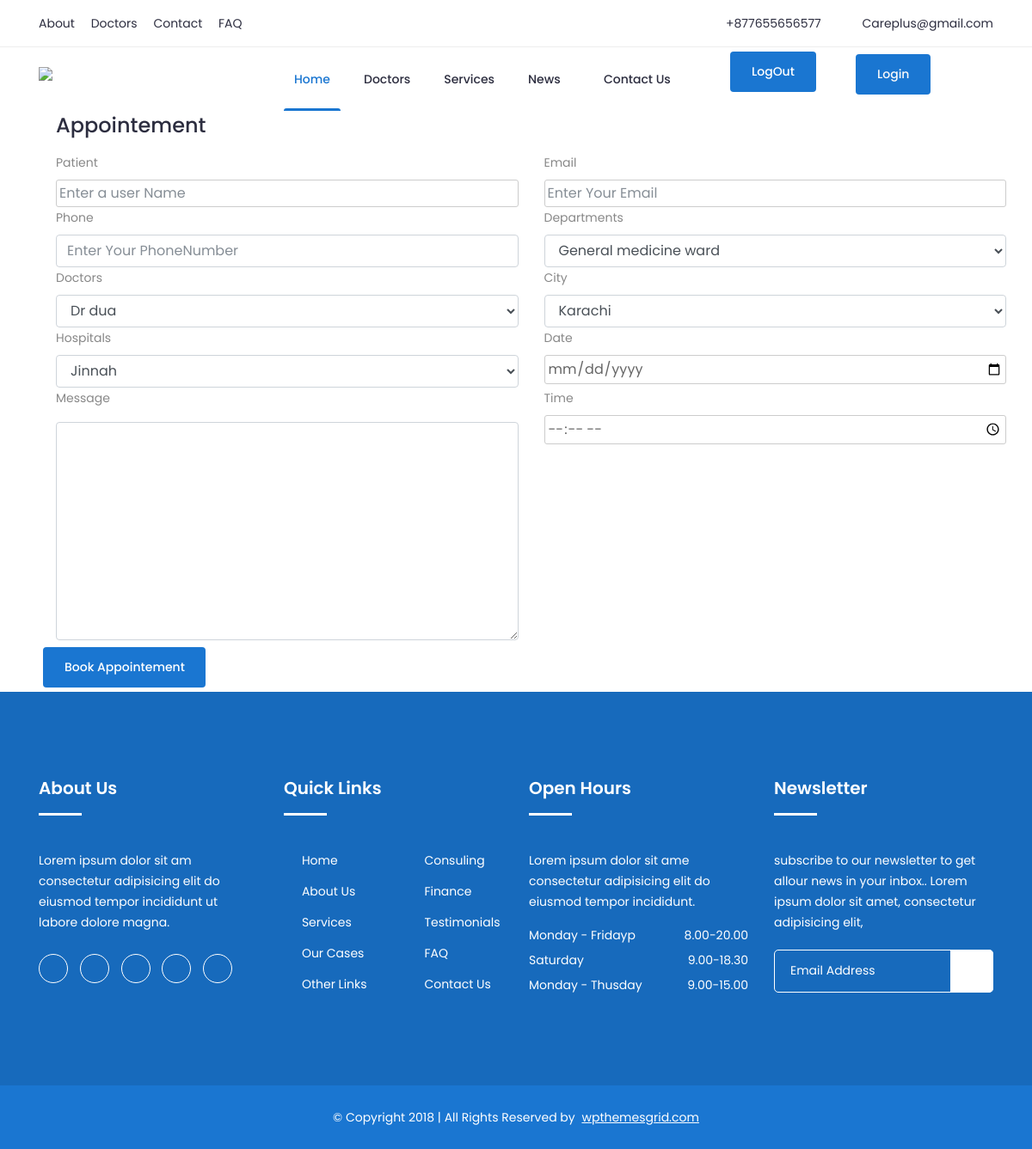
Page /bookappointment.php on the committed database.
### tables this page shows
CREATE TABLE `websiteinformation` (
  `id` int(11) NOT NULL,
  `websitecontactnumber` varchar(100) NOT NULL,
  `email` varchar(100) NOT NULL
);

### bookappointment.php (the view, shortened to what this page needs)
<!DOCTYPE html>
<html lang="en">
<head>
    <?php
include_once("headerstyle.php");
?>
</head>
<body>
<?php
	include_once("headerfront.php");
?>
<div class="container">
<div class="row">
    <div class="container">
    <div class="row" style="margin-left:20px;">
        <h4 class="mb-3">Appointement</h4>
        <form action="#" method="POST" enctype="multipart/form-data" class="needs-validation" novalidate>
          <div class="row g-3">
          <div class="col-sm-6">
              <label for="email" class="form-label">Patient</label>
              <input type="email" class="form-control" name="user" id="user" placeholder="Enter a user Name"  required>
            </div>
            <div class="col-sm-6">
              <label for="email" class="form-label">Email</label>
              <input type="email" class="form-control" name="email" id="email" placeholder="Enter Your Email"  required>
            </div>
            <div class="col-sm-6">
              <label for="phone" class="form-label">Phone</label>
              <input type="phone" class="form-control" name="phone" id="phone" placeholder="Enter Your PhoneNumber"  required>
            </div>
            <div class="col-sm-6">
              <label for="text" class="form-label">Departments</label>
              <select name="department"class="form-control">
                <option value="General medicine ward">General medicine ward</option>
              </select>
            </div>
            <div class="col-sm-6">
              <label for="doctor" class="form-label">Doctors</label>
              <select name="doctor" class="form-control">
                <?php
                $Db = mysqli_connect("localhost", "root", "", "care");
                  $query="SELECT * FROM `doctoraccount`";
                  $reuslt=mysqli_query($Db,$query);
                  if(mysqli_num_rows($reuslt)){
                    while($row=mysqli_fetch_array($reuslt))
                    {
                ?>
                <option value="<?php echo $row[1];?>"><?php echo $row[1];?></option>
                <?php
                  }
                }
                ?>
              </select>
            </div>
            <div class="col-sm-6">
              <label for="text" class="form-label">City</label>
<select name="city"class="form-control" id="">
<?php
 $Db = mysqli_connect("localhost", "root", "", "care");
                  $query="SELECT * FROM `cities`";
                  $reuslt=mysqli_query($Db,$query);
                  if(mysqli_num_rows($reuslt)){
                    while($row=mysqli_fetch_array($reuslt))
                    {
                ?>
                <option value="<?php echo $row[1];?>"><?php echo $row[1];?></option>
                <?php
                  }
                }
                ?>
</select>
            </div>
            <div class="col-sm-6">
              <label for="text" class="form-label">Hospitals</label>
              <select name="hospital"class="form-control" id="">
<?php
 $Db = mysqli_connect("localhost", "root", "", "care");
                  $query="SELECT * FROM `hospitals`";
                  $reuslt=mysqli_query($Db,$query);
                  if(mysqli_num_rows($reuslt)){
                    while($row=mysqli_fetch_array($reuslt))
                    {
                ?>
                <option value="<?php echo $row[1];?>"><?php echo $row[1];?></option>
                <?php
                  }
                }
                ?>
</select>
            </div>
            <div class="col-sm-6">
              <label for="text" class="form-label">Date</label>
              <input type="date" class="form-control" name="date" id="text" placeholder="Date,month,year"  required>
            </div>
            <div class="col-sm-6">
<label for="text" class="form-label form-group">Message</label>
<textarea  name="message"  class="form-control" rows="10"></textarea>
    </div>
<div class="col-sm-6">
              <label for="text" class="form-label">Time</label>
              <input type="time" class="form-control" name="time" id="text" placeholder="Enter a time"  required>
            </div>
          <button class="btn btn-primary float-right col-sm-2 mt-2" style="margin-bottom:5px;" name="submit" type="submit">Book Appointement</button>
        </form>
      </div>
    </div>
</div>
    </div>
<?php
include_once("footerfront.php");
?>
</body>
</html>

### headerfront.php (shortened to what this page needs)
<header class="header" >
			<div class="topbar">
				<div class="container">
					<div class="row">
						<div class="col-lg-6 col-md-5 col-12">
							<ul class="top-link">
								<li><a href="about.php">About</a></li>
								<li><a href="doctortimetable.php">Doctors</a></li>
								<li><a href="contact.php">Contact</a></li>
								<li><a href="ques.php">FAQ</a></li>
							</ul>
						</div>
						<div class="col-lg-6 col-md-7 col-12">
                   <?php
$Db=mysqli_connect("localhost","root","","care");
$Query="SELECT * FROM `websiteinformation`";
$Response=mysqli_query($Db,$Query);
if(mysqli_num_rows($Response)){
    while($Data=mysqli_fetch_array($Response)){
 ?>
							<ul class="top-contact">
								<li><i class="fa fa-phone"></i><?php echo $Data[1];?></li>
								<li><i class="fa fa-envelope"></i><a href="mailto:support@yourmail.com"><?php echo $Data[2]; ?></a></li>
							</ul>
							<?php
	}
}
							?>
						</div>
					</div>
				</div>
			</div>
			<div class="header-inner">
				<div class="container">
					<div class="inner">
						<div class="row">
							<div class="col-lg-3 col-md-3 col-12">
								<div class="logo">
									<a href="index.php"><img src="img/carelogore.png" width="150px" ></a>
								</div>
							</div>
							<div class="col-lg-7 col-md-9 col-12">
								<div class="main-menu">
									<nav class="navigation">
										<ul class="nav menu">
											<li class="active"><a href="index.php">Home </a>
											</li>
											<li><a href="doctortimetable.php">Doctors </a></li>
											<li><a href="services.php">Services </a></li>
											<li><a href="news.php">News<i class="icofont-rounded-down"></i></a>
											</li>
											<li><a href="contact.php">Contact Us</a></li>
											<li><a href="logoutfront.php" ><button class="btn" style="margin-top:-20px;margin-left:30px;">LogOut</button></a></li>
										</ul>
									</nav>
								</div>
							</div>
							<div class="col-lg-2 col-12" >
							<?php
if(isset($_SESSION['username'])) {
    echo '<a href="bookappointment.php" class="btn text-light mt-2">Book Appointment</a>';
}  else {
    echo '<a href="./login.php" class="btn text-light mt-2">Login</a>';
}
?>
							</div>
						</div>
					</div>
				</div>
			</div>
		</header>

### rows in the picture
websiteinformation: websitecontactnumber "+877655656577", email "Careplus@gmail.com"

### other values in the picture
form field doctor "Dr dua"
form field city "Karachi"
form field hospital "Jinnah"
